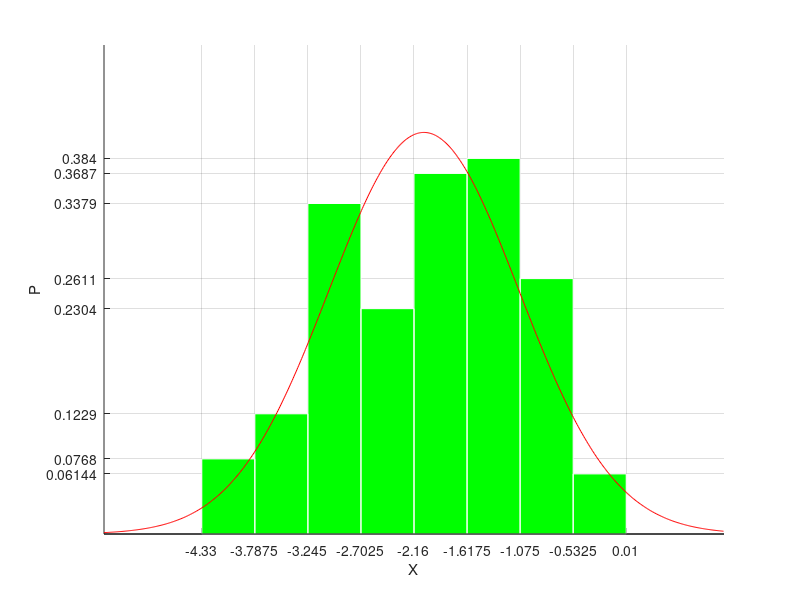
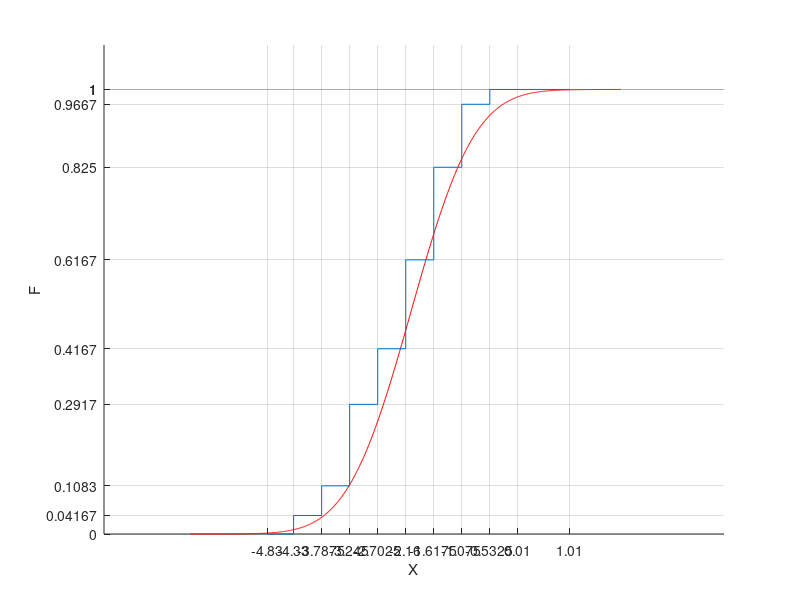

Source code (MATLAB) for these figures, in order:
function main()
	pkg load statistics

	X = dlmread("1.txt", ",");

	X = sort(X);

	% (a) минимальное и максимальное значение
	m_max = max(X);
	m_min = min(X);

    fprintf("(a) Максимальное значение выборки (M_max) = %f\n", m_max)
    fprintf("    Минимальное значение выборки  (M_min) = %f\n", m_min)
    fprintf("-------------------------------------------------\n")

	% (б) размах выборки
    r = m_max - m_min;
    fprintf("(б) Размах выборки (R) = %f\n", r)
    fprintf("------------------------------\n")

    % (в) вычисление оценок MX DX
    n = length(X);
    mu = sum(X) / n;
    s_2 = sum((X - mu).^2) / (n - 1);
    sigma = sqrt(s_2);

	fprintf("(в) Оценка математического ожидания (mu) = %f\n", mu)
    fprintf("    Оценка дисперсии (s_2) = %f\n", s_2)
    fprintf("----------------------------------------\n")

	% (г) группировка значений выборки в m = [log_2 n] + 2 интервала
	m = floor(log2(n)) + 2;

	bins = [];
	cur = m_min;

	for i = 1:(m + 1)
		bins(i) = cur;
		cur = cur + r / m;
	end

	eps = 1e-6;
	counts = [];
	j = 1;

	for i = 1:(m - 1)
		cur_count = 0;

		for j = 1:n

			if (bins(i) < X(j) || abs(bins(i) - X(j)) < eps) && X(j) < bins(i + 1)
				cur_count = cur_count + 1;
			endif

		endfor

		counts(i) = cur_count;
	endfor

	cur_count = 0;

	for j = 1:n

		if (bins(m) < X(j) || abs(bins(m) - X(j)) < eps) && (X(j) < bins(m + 1) || abs(bins(m + 1) - X(j)) < eps)
			cur_count = cur_count + 1;
		endif

    endfor

    counts(m) = cur_count;

    fprintf("(г) группировка значений выборки в m = [log_2 n] + 2 интервала:\n");

    for i = 1:(m - 1)
        fprintf("    [%f : %f) - %d вхожд.\n", bins(i), bins(i + 1), counts(i));
    end

    fprintf("    [%f : %f] - %d вхожд.\n", bins(m), bins(m + 1), counts(m));

    fprintf("----------------------------------------\n");

	% (д)  построение гистограммы и графика функции плотности

	fprintf("(д) построение гистограммы и графика функции плотности\n");
    fprintf("    распределения вероятностей нормальной случайной величины\n");

    figure;
    hold on;
    grid on;
	n = length(X);
	delta = r / m;
	middles = zeros(1, m);
	xx = zeros(1, m);

	for i = 1:m
		xx(i) = counts(i) / (n * delta);
	endfor

	for i = 1:m
		middles(i) = bins(i + 1) - (delta / 2);
	endfor

	fprintf("    высоты столбцов гистограммы:\n");

	for i = 1:m
		fprintf("    [%d] : %f\n", i, xx(i));
	endfor

	fprintf("[проверка] площадь гистограммы s = %f\n", sum(xx) * delta);

	set(gca, "xtick", bins);
	set(gca, "ytick", xx);
	set(gca, "xlim", [min(bins) - 1, max(bins) + 1]);
	bar(middles, xx, 1, "facecolor", "g", "edgecolor", "w");

	X_n = (m_min - 1):(sigma / 100):(m_max + 1);
	X_pdf = normpdf(X_n, mu, sigma);
	plot(X_n, X_pdf, "r");
    xlabel('X')
    ylabel('P')
    print -djpg hist.jpg
    hold off;

    fprintf("----------------------------------------\n");

	% (е) построение графика эмпирической функции распределения

    fprintf("(е) построение графика эмпирической функции распределения\n");
    fprintf("    и функции распределения нормальной случайной величины\n");

    figure;
    hold on;
    grid on;
	n = length(X);
	xx = zeros(1, m + 3);

	bins = [(min(bins) - 0.5) bins (max(bins) + 1)];
	counts = [0 counts 0];

	m = m + 2;

	acc = 0;

	for i = 2:m
		acc = acc + counts(i);
		xx(i) = acc / n;
	end

	xx(m + 1) = 1;

	X_n = (min(X) - 2):(sigma / 100):(max(X) + 2);
	X_cdf = normcdf(X_n, mu, sigma);
	plot(X_n, X_cdf, "r");


	for i = 2:m
		fprintf("x = %f : F(x) = %f\n", bins(i), xx(i));
	end


	set(gca, "xtick", bins);
	set(gca, "ylim", [0, 1.1]);
	set(gca, "ytick", xx);
	stairs(bins, xx);
    xlabel('X')
    ylabel('F')
    print -djpg cdf.jpg
    hold off;
end